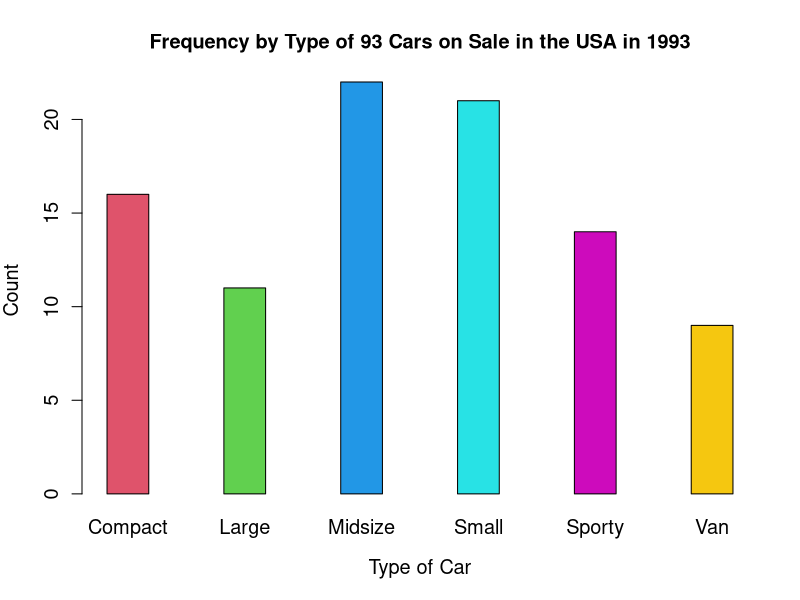
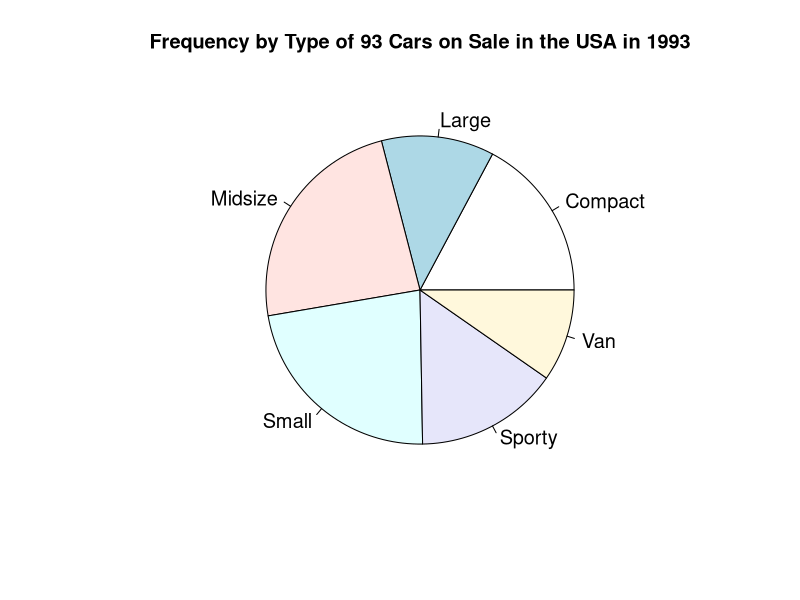
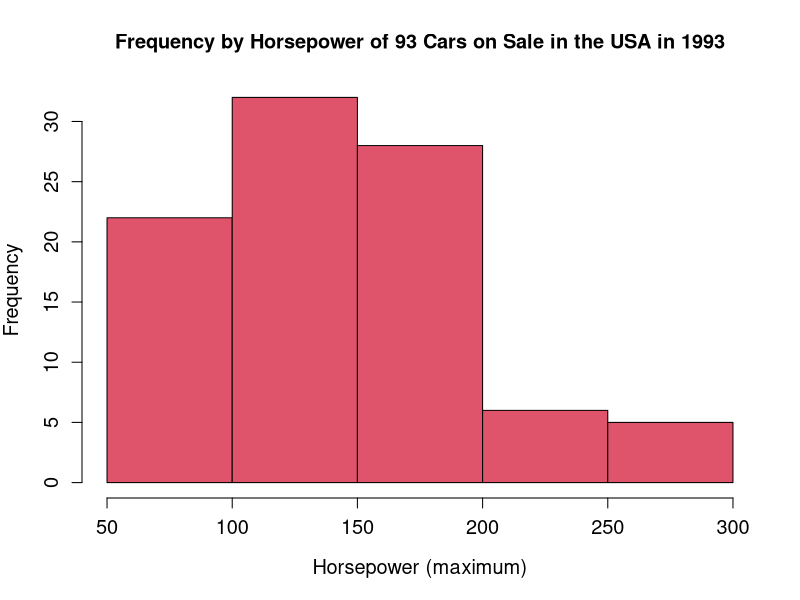
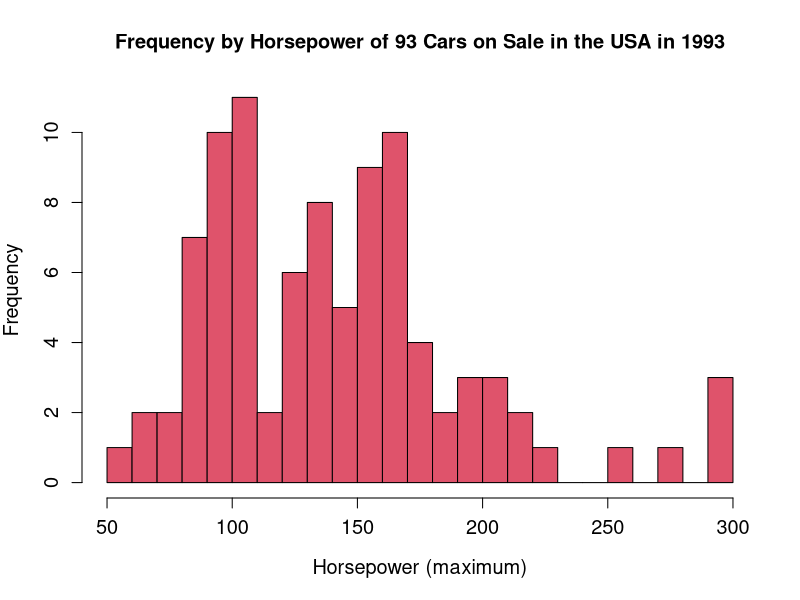
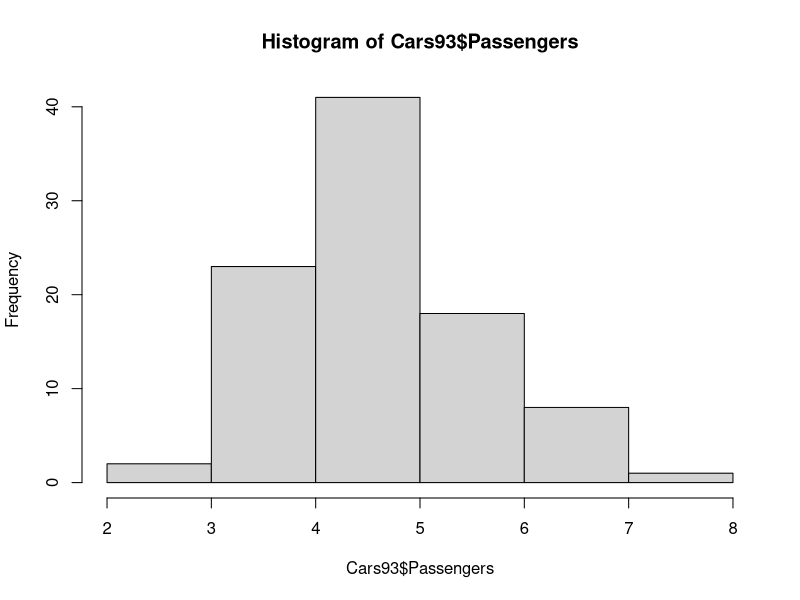
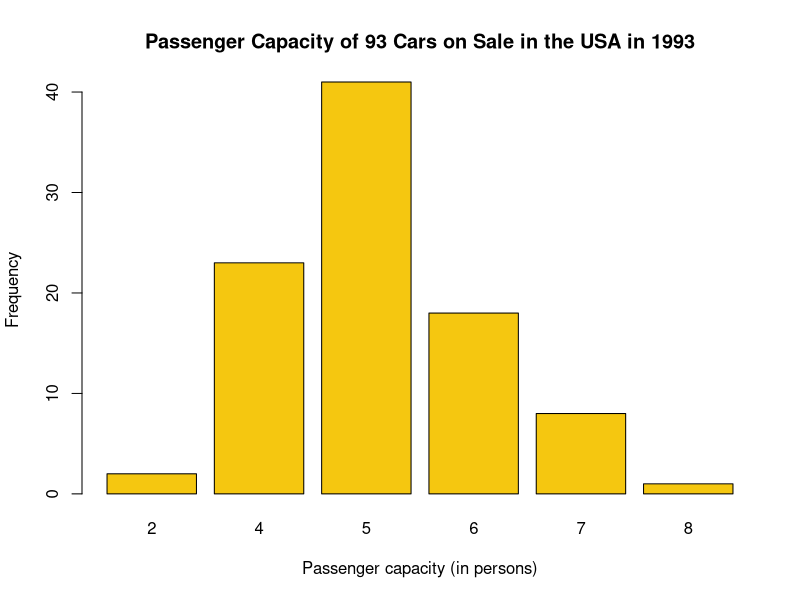
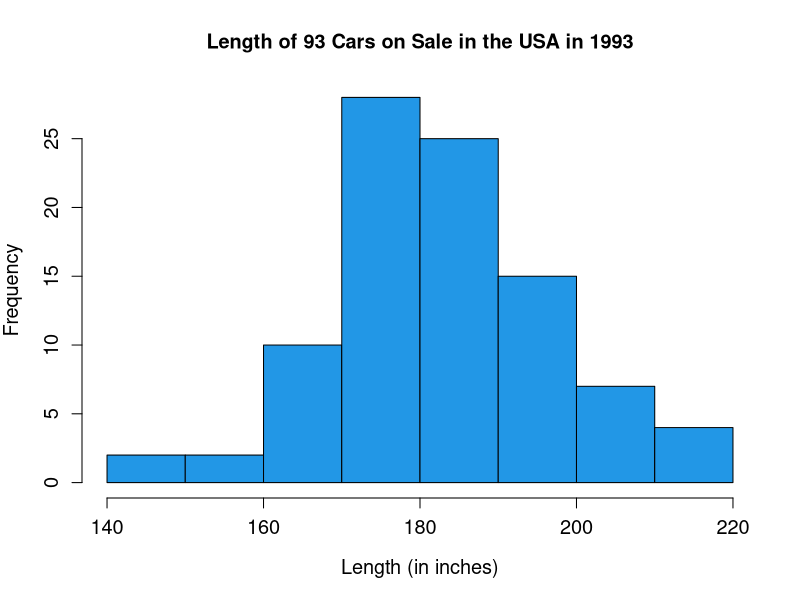

Generate these figures, in order, with R:
## ---- chunk 1
# Your code goes here
## ---- chunk 2
library(MASS)
data(Cars93)
## ---- chunk 3
head(Cars93)
## ---- chunk 4
table(Cars93$Type) # frequency
round(table(Cars93$Type)/nrow(Cars93), 3) # relative frequency
## ---- chunk 5
barplot(table(Cars93$Type), ylab="Count", cex.lab=1.2, cex.names=1.2, cex.axis=1.2, col=c(2,3,4,5,6,7), xlab = "Type of Car", main="Frequency by Type of 93 Cars on Sale in the USA in 1993", space=1.8)
## ---- chunk 6
pie(table(Cars93$Type), main="Frequency by Type of 93 Cars on Sale in the USA in 1993", cex=1.2)
## ---- chunk 7
hist(Cars93$Horsepower, col=2, xlab="Horsepower (maximum)", cex.lab=1.2, cex.axis=1.2, main="Frequency by Horsepower of 93 Cars on Sale in the USA in 1993")
# cex.names came up as being a non-graphical parameter, so I couldn't specify it
## ---- chunk 8
hist(Cars93$Horsepower, col=2, xlab="Horsepower (maximum)", cex.lab=1.2, cex.axis=1.2, main="Frequency by Horsepower of 93 Cars on Sale in the USA in 1993", breaks=25)
## ---- chunk 9
class(Cars93$Passengers)
hist(Cars93$Passengers)
## ---- chunk 10
# is.na(pas_fac)
pas_fac = as.factor(Cars93$Passengers)
plot(pas_fac, ylab="Frequency", xlab = "Passenger capacity (in persons)", main="Passenger Capacity of 93 Cars on Sale in the USA in 1993", col=15)
## ---- chunk 11
hist(Cars93$Length, xlab="Length (in inches)", main="Length of 93 Cars on Sale in the USA in 1993", cex.lab=1.2, cex.axis=1.2, col=4)
## ---- chunk 12
mean(Cars93$Length)
median(Cars93$Length)
